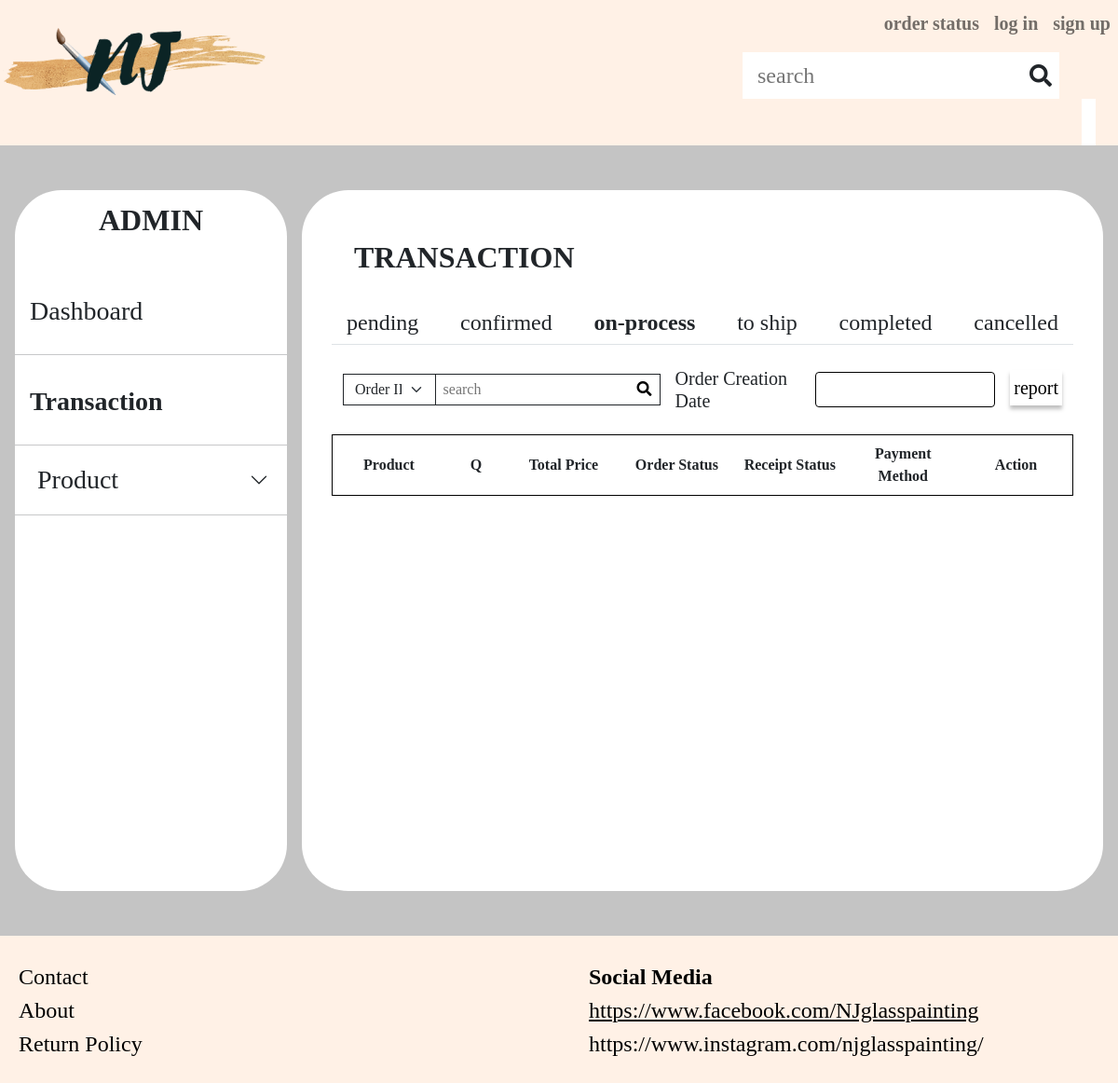
Page /users/staff/staff-transaction/onprocess.php on the earlier database version.
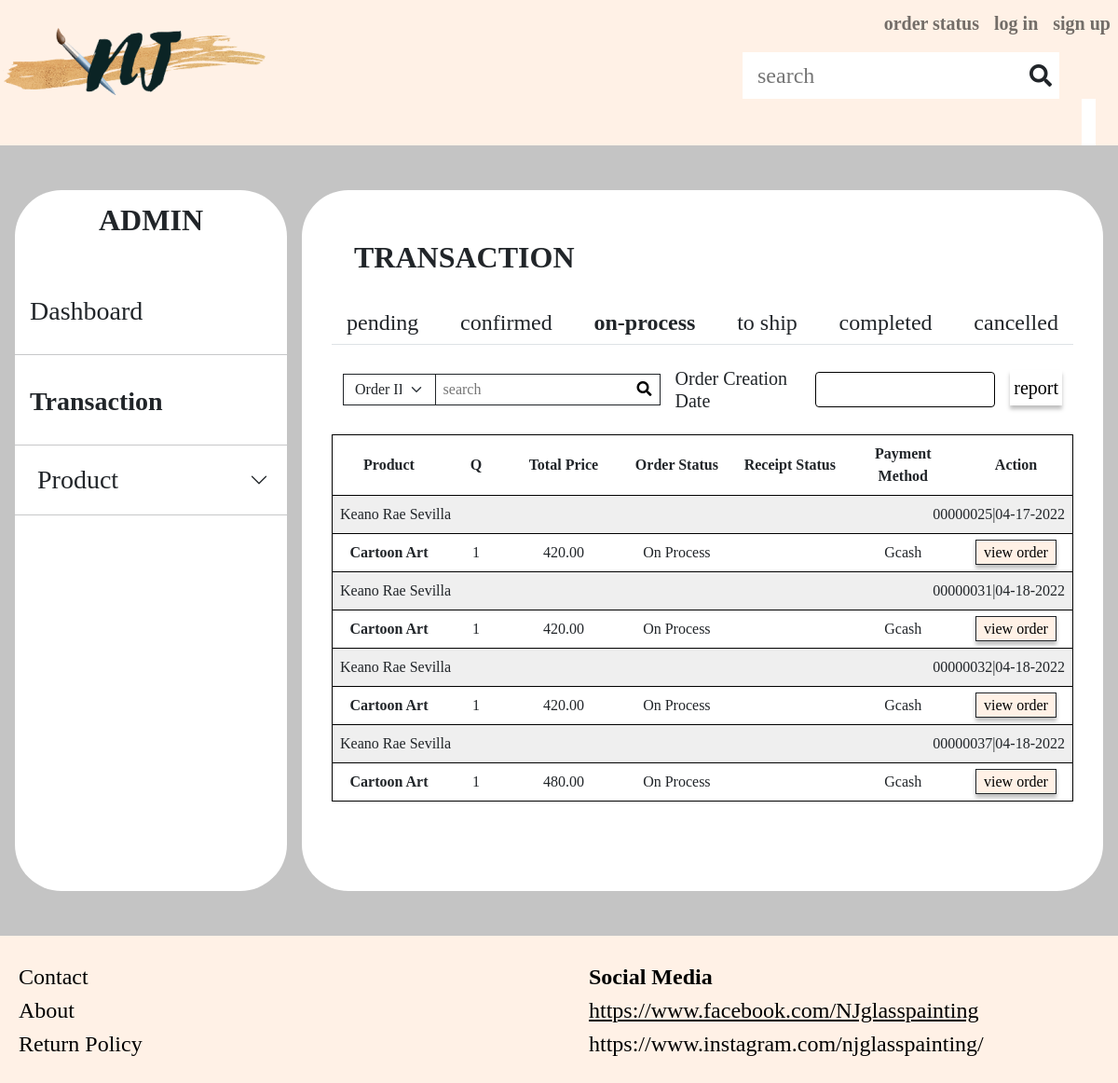
Same page on the later database version.
### tables this page shows
CREATE TABLE `orders` (
  `id` mediumint(8) UNSIGNED ZEROFILL NOT NULL,
  `customer_id` mediumint(8) UNSIGNED ZEROFILL NOT NULL,
  `receiver_name` varchar(50) NOT NULL,
  `email` varchar(50) NOT NULL,
  `shipping_address` varchar(50) NOT NULL,
  `shipping_city` varchar(50) NOT NULL,
  `ship_postal_code` varchar(50) NOT NULL,
  `contact_number` varchar(50) NOT NULL,
  `shipping_fee` decimal(7,2) NOT NULL,
  `shipping_method` varchar(50) NOT NULL,
  `message` varchar(255) NOT NULL,
  `order_status` tinyint(11) NOT NULL,
  `order_date` timestamp NOT NULL DEFAULT current_timestamp(),
  `paid_date` timestamp NULL DEFAULT NULL ON UPDATE current_timestamp(),
  `shipped_date` timestamp NULL DEFAULT NULL ON UPDATE current_timestamp()
);

CREATE TABLE `product` (
  `id` int(11) NOT NULL,
  `product_name` varchar(50) NOT NULL,
  `product_cover` varchar(50) NOT NULL,
  `product_cover_path` varchar(255) NOT NULL,
  `product_details` varchar(255) NOT NULL,
  `products_rating` varchar(50) NOT NULL,
  `1ch_price` decimal(7,2) NOT NULL,
  `2ch_price` decimal(7,2) NOT NULL,
  `add_char` decimal(7,2) NOT NULL,
  `add_dedication` decimal(7,2) NOT NULL,
  `category` varchar(100) NOT NULL
);

CREATE TABLE `order_details` (
  `id` mediumint(8) UNSIGNED ZEROFILL NOT NULL,
  `order_id` mediumint(8) UNSIGNED ZEROFILL NOT NULL,
  `product_id` int(11) NOT NULL,
  `quantity` int(11) DEFAULT 0,
  `product_price` decimal(7,2) NOT NULL,
  `add_ons` decimal(7,2) NOT NULL DEFAULT 0.00,
  `add_ons_details` varchar(200) NOT NULL,
  `uploaded_image` varchar(255) NOT NULL
);

CREATE TABLE `order_status` (
  `id` int(11) NOT NULL,
  `name` varchar(50) NOT NULL
);

### users/staff/staff-transaction/onprocess.php (the view, shortened to what the changed rows need)
<?php
    include('../../../include/header.php');
?>
<div class="container-fluid admin p-0">
    <br>
    <br>
    <div class="row gx-3 pb-5 px-4" style="min-height: 800px;">
        <div class="col-3 sidebar p-0 me-3">
            <br>
            <div class="ms-2">
                <div class="accordion" id="product-collapse">
                    <div class="accordion-item">
                        <h2 class="accordion-header" id="headingOne">
                            <button class="accordion-button fs-3 ps-2 py-1 collapsed shadow-none" type="button" data-bs-toggle="collapse" data-bs-target="#product" aria-expanded="false" aria-controls="product">
                                <span class="iconify fs-2 me-2" data-icon="bytesize:cart"></span>Product
                            </button>
                        </h2>
                    </div>
                </div>
            </div>
        </div>
        <div class="col right">
            <div class="row mx-4">
                <table class="table table-responsive">
                    <thead align="center" class="align-middle">
                        <tr>
                            <th scope="col">Product</th>
                            <th scope="col" class="col-1">Q</th>
                            <th scope="col">Total Price</th>
                            <th scope="col">Order Status</th>
                            <th scope="col">Receipt Status</th>
                            <th scope="col">Payment Method</th>
                            <th scope="col">Action</th>
                        </tr>
                    </thead>
                    <tbody>
                        <tr>
                            <?php
                                $database = new Connection();
                                $db = $database->open();
                                try{
                                    $sql = "SELECT CONCAT(u.first_name,' ',u.last_name) AS fullname, product_name, o.id, od.quantity, (od.product_price*od.quantity) as total, os.name, DATE_FORMAT(o.order_date, '%m-%d-%Y') as date
                                            FROM orders o JOIN order_details od JOIN user u JOIN product p JOIN order_status os
                                            ON o.id=od.order_id AND o.customer_id=u.id AND p.id=od.product_id AND o.order_status=os.id
                                            WHERE o.order_status=6
                                            ORDER BY o.id";
                                    foreach ($db->query($sql) as $row) {
                            ?>
                            <tr style="background: rgba(196, 196, 196, 0.28);">
                                <td colspan="5"><?php echo $row['fullname']; ?></td>
                                <td class="text-end" colspan="2"><?php echo $row['id']."|".$row['date']; ?></td>
                            </tr>
                            <tr align="center">
                                <th scope="row"><?php echo $row['product_name'] ?></th>
                                <td><?php echo $row['quantity']; ?></td>
                                <td><?php echo $row['total']; ?></td>
                                <td><?php echo $row['name'] ?></td>
                                <td></td>
                                <td>Gcash</td>
                                <td>
                                    <a href="orderdetails.php?vieworder=<?php echo $row['id']; ?>"
                                        class="text-reset text-decoration-none px-2 py-1 border border-dark btn-pink btn-shadow">
                                        view order
                                    </a>
                                </td>
                            </tr>
                        </tr>
                        <?php
                            }
                        }
                        catch(PDOException $e){
                            echo "There is some problem in connection: " . $e->getMessage();
                        }
                    ?>
                    </tbody>
                </table>
            </div>
        </div>
    </div>
</div>
<?php include('../../../include/footer.php'); ?>

Differences in the rows shown:
added orders: fullname "Keano Rae Sevilla", id "00000025", date "04-17-2022", product.product_name "Cartoon Art", order_details.quantity "1", total "420.00", order_status.name "On Process"
added orders: fullname "Keano Rae Sevilla", id "00000031", date "04-18-2022", product.product_name "Cartoon Art", order_details.quantity "1", total "420.00", order_status.name "On Process"
added orders: fullname "Keano Rae Sevilla", id "00000032", date "04-18-2022", product.product_name "Cartoon Art", order_details.quantity "1", total "420.00", order_status.name "On Process"
added orders: fullname "Keano Rae Sevilla", id "00000037", date "04-18-2022", product.product_name "Cartoon Art", order_details.quantity "1", total "480.00", order_status.name "On Process"
